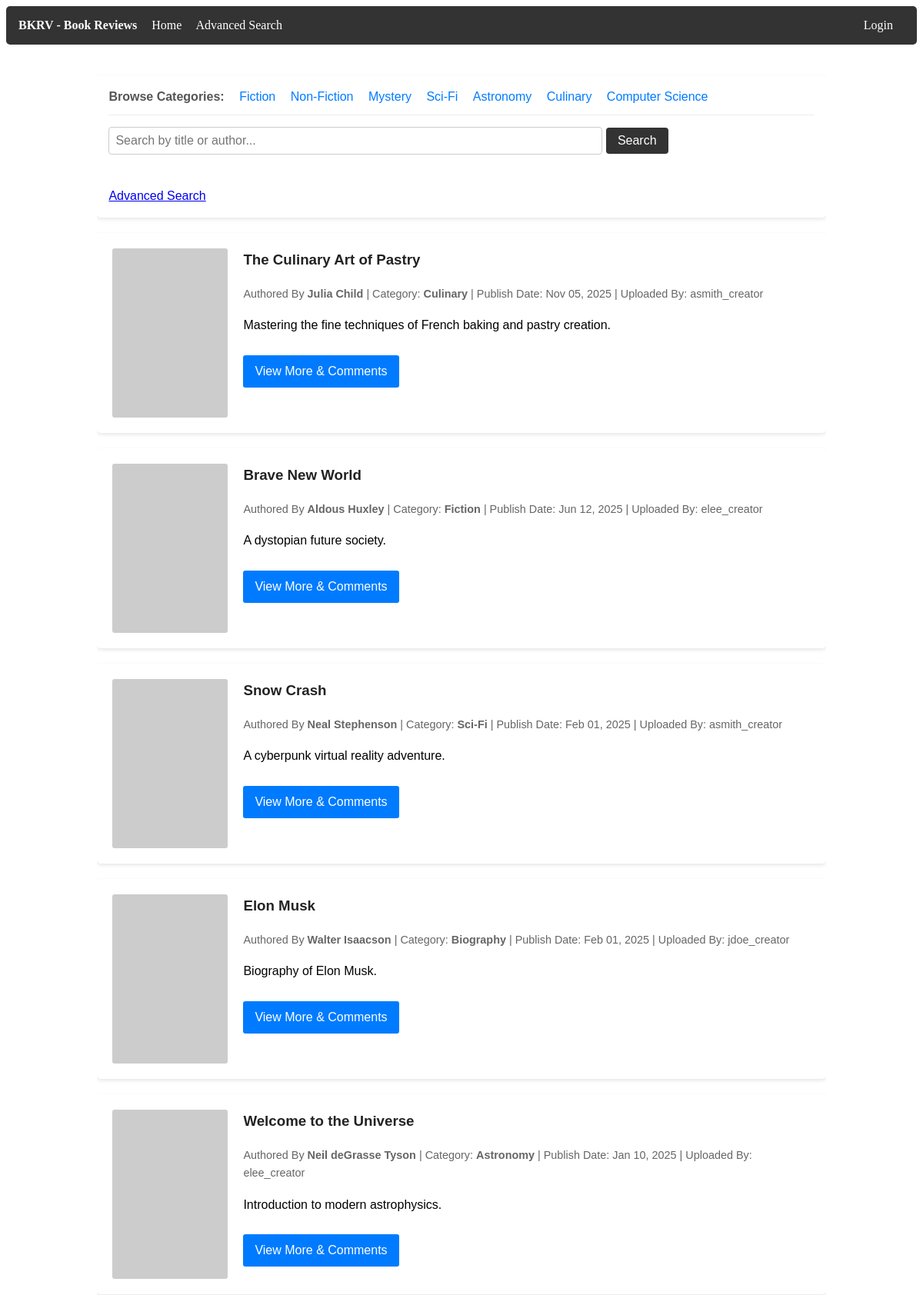
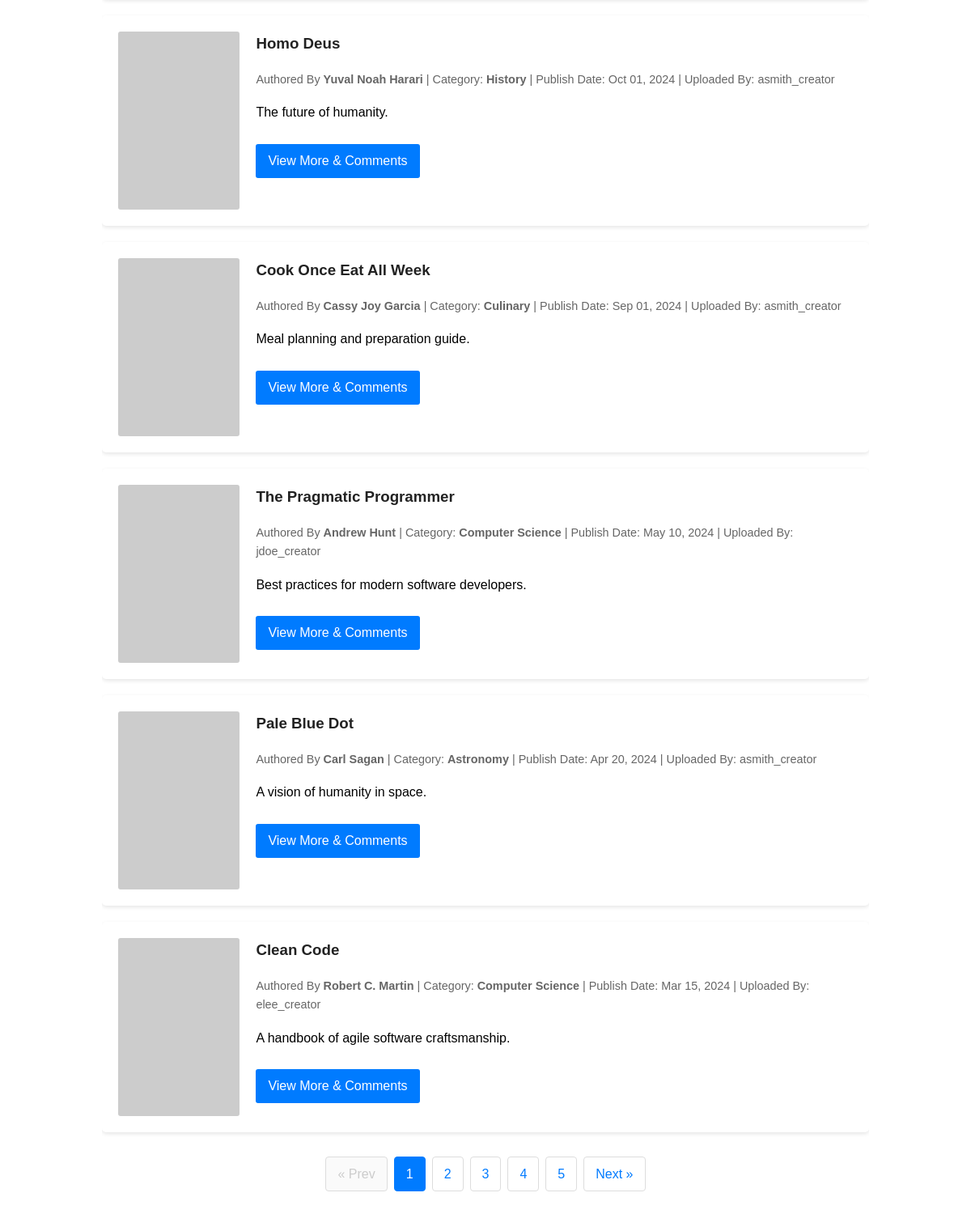
The app's page /NetBeansProject/HomePage.php with its own data (2 pictures, top to bottom).
### tables this page shows
CREATE TABLE dbProj_books
(
    book_id INT AUTO_INCREMENT NOT NULL,

    creator_id INT NULL,

    title VARCHAR(255) NOT NULL,
    author_name VARCHAR(255) NOT NULL,

    short_description VARCHAR(500) NOT NULL,

    category VARCHAR(100) NULL,

    image_url VARCHAR(255) NULL,
    media_url VARCHAR(255) NULL,

    publish_date DATETIME DEFAULT CURRENT_TIMESTAMP,

    created_at TIMESTAMP DEFAULT CURRENT_TIMESTAMP,
    updated_at TIMESTAMP DEFAULT CURRENT_TIMESTAMP
               ON UPDATE CURRENT_TIMESTAMP,

    PRIMARY KEY (book_id),

    INDEX idx_creator (creator_id),
    INDEX idx_author (author_name),
    INDEX idx_category (category),
    INDEX idx_publish_date (publish_date),

    FULLTEXT KEY fx_search_idx
    (
        title,
        author_name,
        short_description,
        category
    ),

    CONSTRAINT FK_dbProj_users_TO_dbProj_books
    FOREIGN KEY (creator_id)
    REFERENCES dbProj_users(user_id)
    ON DELETE SET NULL
    ON UPDATE CASCADE

);

CREATE TABLE dbProj_users
(
    user_id INT AUTO_INCREMENT NOT NULL,

    username VARCHAR(100) NOT NULL,
    email VARCHAR(100) NOT NULL,
    password VARBINARY(255) NOT NULL,

    role ENUM('Viewer','Creator','Admin')
         NOT NULL DEFAULT 'Viewer',

    created_at TIMESTAMP DEFAULT CURRENT_TIMESTAMP,

    PRIMARY KEY (user_id),

    UNIQUE KEY uq_username (username),
    UNIQUE KEY uq_email (email)

);

### NetBeansProject/HomePage.php (the view, shortened to what this page needs)
<?php
include 'PageHeader.php';
$pagination = 10;
$page = isset($_GET['page']) && is_numeric($_GET['page']) ? (int) $_GET['page'] : 1;
$search_query = isset($_GET['query']) ? trim($_GET['query']) : '';
$category_filter = isset($_GET['cat']) ? trim($_GET['cat']) : '';
$params = [];
$types = "";
$where_sql = "";
$total_query = "SELECT COUNT(*) FROM dbProj_books b" . $where_sql;
$total_stmt = mysqli_prepare($conn, $total_query);
if ($total_stmt) {
    mysqli_stmt_execute($total_stmt);
    $total_result = mysqli_stmt_get_result($total_stmt);
    $total_rows = mysqli_fetch_array($total_result)[0];
} else {
    die("Count query error: " . mysqli_error($conn));
}
$total_pages = ceil($total_rows / $pagination);
$offset = ($page - 1) * $pagination;
$query = "SELECT b.book_id, b.title, b.author_name, b.short_description, b.image_url, b.media_url, b.publish_date, b.category, u.username
          FROM dbProj_books b
          LEFT JOIN dbProj_users u ON b.creator_id = u.user_id"
        . $where_sql .
        " ORDER BY b.publish_date DESC
          LIMIT ? OFFSET ?";
$stmt = mysqli_prepare($conn, $query);
if ($stmt) {
    $final_params = $params;
    $final_params[] = $pagination;
    $final_params[] = $offset;
    $final_types = $types . "ii";
    mysqli_stmt_bind_param($stmt, $final_types, ...$final_params);
    mysqli_stmt_execute($stmt);
    $result = mysqli_stmt_get_result($stmt);
} else {
    die("Database query error: " . mysqli_error($conn));
}
function buildPaginationUrl($page_num, $search, $cat) {
    $query_args = ['page' => $page_num];
    return '?' . http_build_query($query_args);
}
?>
<div class="hp-container">
    <div class="hp-search-container">
        <div class="hp-category-header" style="margin-bottom: 15px; padding-bottom: 10px; border-bottom: 1px solid #eee;">
            <span style="font-weight: bold; margin-right: 15px; color: #555;">Browse Categories:</span>
            <a href="?cat=Fiction" style="margin-right: 15px; color: #007BFF; text-decoration: none; font-weight: <?php echo ($category_filter === 'Fiction') ? 'bold' : '500'; ?>;">Fiction</a>
            <a href="?cat=Non-Fiction" style="margin-right: 15px; color: #007BFF; text-decoration: none; font-weight: <?php echo ($category_filter === 'Non-Fiction') ? 'bold' : '500'; ?>;">Non-Fiction</a>
            <a href="?cat=Mystery" style="margin-right: 15px; color: #007BFF; text-decoration: none; font-weight: <?php echo ($category_filter === 'Mystery') ? 'bold' : '500'; ?>;">Mystery</a>
            <a href="?cat=Sci-Fi" style="margin-right: 15px; color: #007BFF; text-decoration: none; font-weight: <?php echo ($category_filter === 'Sci-Fi') ? 'bold' : '500'; ?>;">Sci-Fi</a>
            <a href="?cat=Astronomy" style="margin-right: 15px; color: #007BFF; text-decoration: none; font-weight: <?php echo ($category_filter === 'Astronomy') ? 'bold' : '500'; ?>;">Astronomy</a>
            <a href="?cat=Culinary" style="margin-right: 15px; color: #007BFF; text-decoration: none; font-weight: <?php echo ($category_filter === 'Culinary') ? 'bold' : '500'; ?>;">Culinary</a>
            <a href="?cat=Computer Science" style="color: #007BFF; text-decoration: none; font-weight: <?php echo ($category_filter === 'Computer Science') ? 'bold' : '500'; ?>;">Computer Science</a>
        </div>
        <form action="" method="GET">
            <input type="text" name="query" placeholder="Search by title or author..." value="<?php echo htmlspecialchars($search_query); ?>">
            <button type="submit">Search</button>
        </form>
        <br><a href="AdvancedSearchPage.php">Advanced Search</a>
    </div>
    <div class="hp-book-list">
        <?php
        if ($result && mysqli_num_rows($result) > 0):
            while ($row = mysqli_fetch_assoc($result)):
                $image_src = !empty($row['image_url']) ? htmlspecialchars($row['image_url']) : 'https://via.placeholder.com/150x220?text=No+Cover';
                ?>
                <div class="hp-book-card">
                    <img src="<?php echo $image_src; ?>" alt="<?php echo htmlspecialchars($row['title']); ?> Cover" class="hp-book-image">
                    <div class="hp-book-details">
                        <h3 class="hp-book-title"><?php echo htmlspecialchars($row['title']); ?></h3>
                        <div class="hp-meta-info">
                            Authored By <strong><?php echo htmlspecialchars($row['author_name']); ?></strong> |
                            Category: <strong><?php echo htmlspecialchars($row['category'] ?? 'Uncategorized'); ?></strong> |
                            Publish Date: <?php echo date('M d, Y', strtotime($row['publish_date'])); ?> |
                            Uploaded By: <?php echo htmlspecialchars($row['username'] ?? 'Anonymous'); ?>
                        </div>
                        <p><?php echo htmlspecialchars($row['short_description']); ?></p>
                        <a href="BookComments.php?id=<?php echo $row['book_id']; ?>" class="hp-view-more-btn">View More & Comments</a>
                    </div>
                </div>
                <?php
            endwhile;
        else:
            ?>
            <p>No books found matching your criteria.</p>
        <?php endif; ?>
    </div>
    <?php if ($total_pages > 1): ?>
        <ul class="hp-pagination">
            <?php if ($page <= 1): ?>
                <li class="disabled"><span>&laquo; Prev</span></li>
            <?php else: ?>
                <li><a href="<?php echo buildPaginationUrl($page - 1, $search_query, $category_filter); ?>">&laquo; Prev</a></li>
            <?php endif; ?>
            <?php for ($i = 1; $i <= $total_pages; $i++): ?>
                <?php if ($page == $i): ?>
                    <li class="active"><span><?php echo $i; ?></span></li>
                <?php else: ?>
                    <li><a href="<?php echo buildPaginationUrl($i, $search_query, $category_filter); ?>"><?php echo $i; ?></a></li>
                <?php endif; ?>
            <?php endfor; ?>
            <?php if ($page >= $total_pages): ?>
                <li class="disabled"><span>Next &raquo;</span></li>
            <?php else: ?>
                <li><a href="<?php echo buildPaginationUrl($page + 1, $search_query, $category_filter); ?>">Next &raquo;</a></li>
            <?php endif; ?>
        </ul>
    <?php endif; ?>
</div>

### NetBeansProject/MainStyles.css (style rules this page uses)
.hp-container { width: 80%; margin: 20px auto; overflow: hidden; font-family: Arial, sans-serif; line-height: 1.6; }
.hp-search-container { background: #fff; padding: 15px; margin: 20px 0; border-radius: 5px; box-shadow: 0 2px 5px rgba(0,0,0,0.1); }
.hp-search-container input[type="text"] { width: 70%; padding: 8px; font-size: 16px; border: 1px solid #ccc; border-radius: 4px; }
.hp-search-container button { padding: 8px 15px; font-size: 16px; cursor: pointer; background: #333; color: #fff; border: none; border-radius: 4px; }
.hp-book-list { display: grid; grid-template-columns: 1fr; gap: 20px; }
.hp-book-card { background: #fff; padding: 20px; border-radius: 5px; box-shadow: 0 2px 5px rgba(0,0,0,0.1); display: flex; gap: 20px; }
.hp-book-image { max-width: 150px; max-height: 220px; object-fit: cover; border-radius: 3px; }
.hp-book-details { flex: 1; }
.hp-book-title { margin-top: 0; color: #222; }
.hp-meta-info { font-size: 0.9rem; color: #666; margin-bottom: 10px; }
.hp-view-more-btn { display: inline-block; background: #007BFF; color: white; padding: 8px 15px; text-decoration: none; border-radius: 3px; margin-top: 10px; }
.hp-pagination { display: flex; justify-content: center; list-style: none; padding: 0; margin: 30px 0; }
.hp-pagination li { margin: 0 4px; }
.hp-pagination a, .hp-pagination span { display: block; padding: 8px 14px; text-decoration: none; color: #007BFF; border: 1px solid #ddd; border-radius: 4px; }
.hp-pagination .active span { background-color: #007BFF; color: white; border-color: #007BFF; }
.hp-pagination .disabled span { color: #ccc; pointer-events: none; background-color: #fafafa; }

### records on screen
dbproj_books: title "The Culinary Art of Pastry", author_name "Julia Child", category "Culinary", publish_date "Nov 05, 2025", creator.username "asmith_creator", short_description "Mastering the fine techniques of French baking and pastry creation."
dbproj_books: title "Brave New World", author_name "Aldous Huxley", category "Fiction", publish_date "Jun 12, 2025", creator.username "elee_creator", short_description "A dystopian future society."
dbproj_books: title "Snow Crash", author_name "Neal Stephenson", category "Sci-Fi", publish_date "Feb 01, 2025", creator.username "asmith_creator", short_description "A cyberpunk virtual reality adventure."
dbproj_books: title "Elon Musk", author_name "Walter Isaacson", category "Biography", publish_date "Feb 01, 2025", creator.username "jdoe_creator", short_description "Biography of Elon Musk."
dbproj_books: title "Welcome to the Universe", author_name "Neil deGrasse Tyson", category "Astronomy", publish_date "Jan 10, 2025", creator.username "elee_creator", short_description "Introduction to modern astrophysics."
dbproj_books: title "Homo Deus", author_name "Yuval Noah Harari", category "History", publish_date "Oct 01, 2024", creator.username "asmith_creator", short_description "The future of humanity."
dbproj_books: title "Cook Once Eat All Week", author_name "Cassy Joy Garcia", category "Culinary", publish_date "Sep 01, 2024", creator.username "asmith_creator", short_description "Meal planning and preparation guide."
dbproj_books: title "The Pragmatic Programmer", author_name "Andrew Hunt", category "Computer Science", publish_date "May 10, 2024", creator.username "jdoe_creator", short_description "Best practices for modern software developers."
dbproj_books: title "Pale Blue Dot", author_name "Carl Sagan", category "Astronomy", publish_date "Apr 20, 2024", creator.username "asmith_creator", short_description "A vision of humanity in space."
dbproj_books: title "Clean Code", author_name "Robert C. Martin", category "Computer Science", publish_date "Mar 15, 2024", creator.username "elee_creator", short_description "A handbook of agile software craftsmanship."
